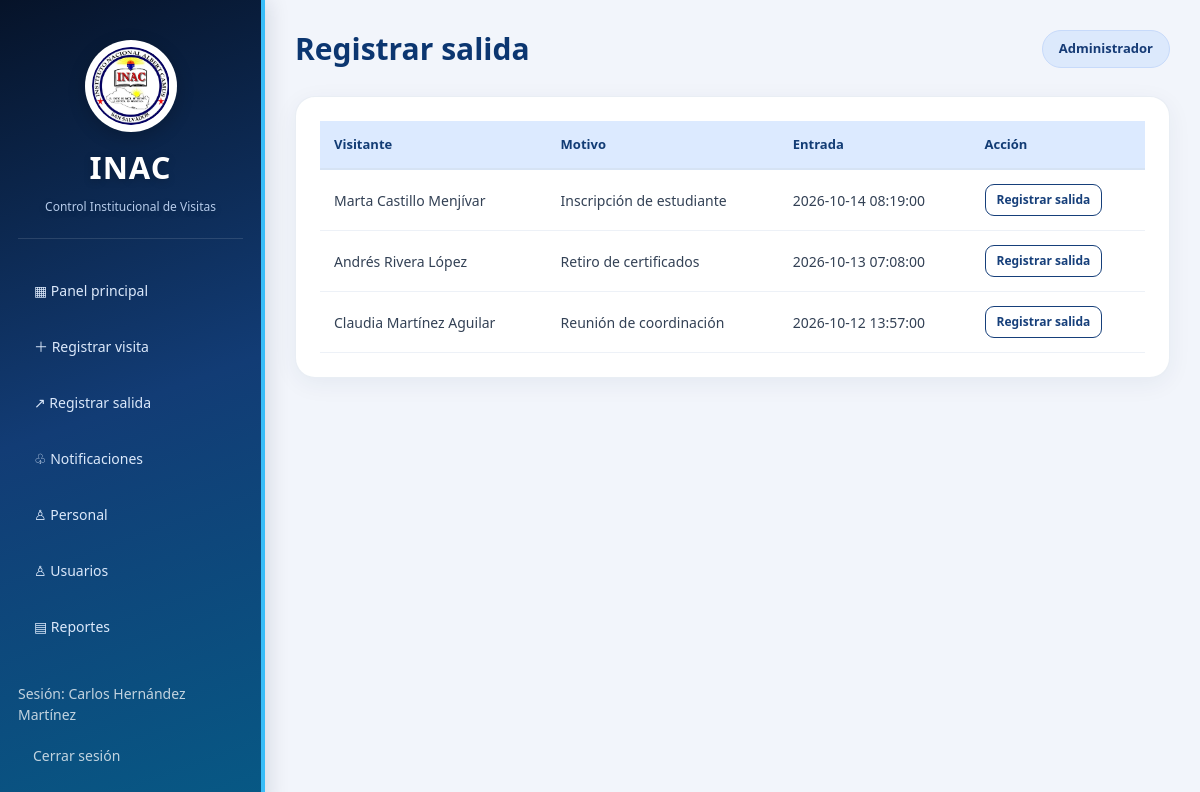
Screenshot of /salida.php (signed in) with the database file from the repository.
### tables this page shows
CREATE TABLE `cv_visitas` (
  `id` int(11) NOT NULL,
  `visitante_id` int(11) NOT NULL,
  `personal_id` int(11) DEFAULT NULL,
  `motivo` varchar(255) NOT NULL,
  `fecha` date NOT NULL,
  `hora_entrada` datetime NOT NULL DEFAULT current_timestamp(),
  `hora_salida` datetime DEFAULT NULL,
  `estado` enum('Dentro','Finalizada') NOT NULL DEFAULT 'Dentro',
  `registrado_por` int(11) DEFAULT NULL,
  `notificacion_estado` enum('Pendiente','Enviada','Error','Sin correo') NOT NULL DEFAULT 'Pendiente'
);

CREATE TABLE `cv_visitantes` (
  `id` int(11) NOT NULL,
  `documento` varchar(30) DEFAULT NULL,
  `nombre` varchar(120) NOT NULL,
  `telefono` varchar(20) DEFAULT NULL,
  `institucion` varchar(120) DEFAULT NULL,
  `creado_en` timestamp NULL DEFAULT current_timestamp()
);

### salida.php (the view)
<?php require_once __DIR__.'/config.php';auth();if($_SESSION['rol']==='docente'){http_response_code(403);exit('Acceso restringido');}if($_SERVER['REQUEST_METHOD']==='POST'){checkcsrf();$id=postint('id');$st=$conexion->prepare("UPDATE cv_visitas SET estado='Finalizada',hora_salida=NOW() WHERE id=? AND estado='Dentro'");$st->bind_param('i',$id);$st->execute();flash($st->affected_rows?'Salida registrada correctamente.':'La visita ya fue finalizada.');go('salida.php');}$rows=$conexion->query("SELECT v.id,t.nombre,v.motivo,v.hora_entrada FROM cv_visitas v JOIN cv_visitantes t ON t.id=v.visitante_id WHERE v.estado='Dentro' ORDER BY v.id DESC");header_ui('Registrar salida');?><div class="panel p-4"><div class="table-responsive"><table class="table"><thead><tr><th>Visitante</th><th>Motivo</th><th>Entrada</th><th>Acción</th></tr></thead><tbody><?php while($r=$rows->fetch_assoc()):?><tr><td><?=h($r['nombre'])?></td><td><?=h($r['motivo'])?></td><td><?=h($r['hora_entrada'])?></td><td><form method="post" onsubmit="return confirm('¿Registrar la salida?')"><input type="hidden" name="csrf" value="<?=h(csrf())?>"><input type="hidden" name="id" value="<?=h($r['id'])?>"><button class="btn btn-outline-primary btn-sm">Registrar salida</button></form></td></tr><?php endwhile;?></tbody></table></div></div><?php footer_ui();

### estilo.css (style rules this page uses)
:root { --navy: #081a36; --navy2: #112e57; --navy3: #1b467c; --blue: #2563eb; --blue-light: #e8f0ff; --bg: #f2f5fb; --white: #ffffff; --text: #172b4d; --muted: #64748b; --border: #e2e8f0; }
* { box-sizing: border-box; }
body { margin: 0; background: var(--bg); font-family: 'Segoe UI', system-ui, sans-serif; color: var(--text); }
.panel { border: 1px solid rgba(226,232,240,0.75); border-radius: 17px; background: white; box-shadow: 0 6px 24px rgba(22,52,92,0.06); transition: box-shadow 0.2s ease; }
.btn { border-radius: 9px; font-weight: 600; padding: 10px 16px; transition: all 0.2s ease; }
.btn-outline-primary { color: #163f7a; border-color: #163f7a; }
.btn-sm { padding: 6px 11px; font-size: 12px; }
.table { margin-bottom: 0; }
.table thead th { background: #eaf1fb; color: #24456f; font-weight: 700; font-size: 13px; padding: 14px; border-bottom: 2px solid #d6e3f4; white-space: nowrap; }
.table tbody td { padding: 14px; vertical-align: middle; color: #334155; border-color: #edf1f7; font-size: 14px; }
.panel { border-radius: 20px; }
.table thead th { background: #dceaff; color: #123c75; }

### rows the page displays
cv_visitas: visitante.nombre "Marta Castillo Menjívar", motivo "Inscripción de estudiante", hora_entrada "2026-10-14 08:19:00"
cv_visitas: visitante.nombre "Andrés Rivera López", motivo "Retiro de certificados", hora_entrada "2026-10-13 07:08:00"
cv_visitas: visitante.nombre "Claudia Martínez Aguilar", motivo "Reunión de coordinación", hora_entrada "2026-10-12 13:57:00"

### other values shown
$nombre "Carlos Hernández Martínez"
$title "Registrar salida"
$rol "Administrador"
